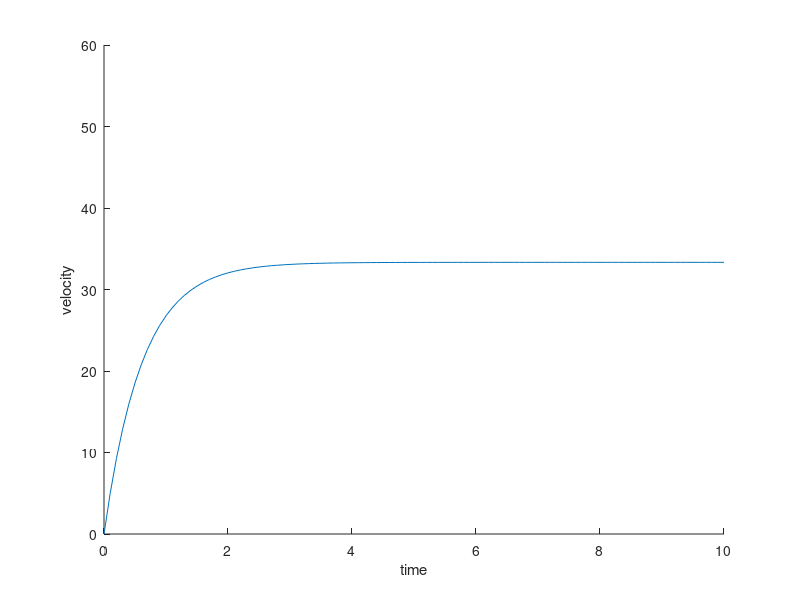

Recreate this plot in MATLAB.
function P_control2

clear all; close all;

% ----- Adjust Parameters ------

kP =  1.0;
r  = 50.0;
c  =  1.0;
m  =  1.0;
v  =  0.0; % initial velocity
tt = 10.0; % termination time

gamma = 0.5;

% ------------------------------

dt =  0.1;
t  =  0.0;
n  =  tt / dt + 1;

for i = 1 : n - 1;
	e = error(v(i));
	u = input(e);
	a = deriv(u, v(i));
	v(i + 1) = v(i) + a * dt;
	t(i + 1) = t(i) + dt;
end

	function u = input(e)
	u = kP * e;
	end

	function e = error(v)
	e = r - v;
	end

	function a = deriv(u, v)
	a = c * u / m - gamma * v;
	end

figure(1); hold on;
plot(t, v);
ylim([0, r + 10]);
xlabel('time'); ylabel('velocity');
end